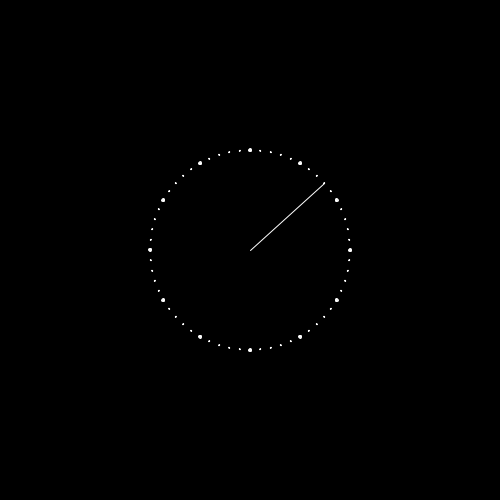
Frame 1 (no input)
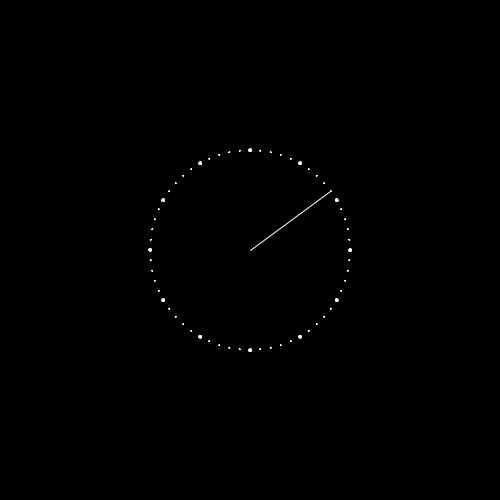
Frame 60 (the mouse pressed at the canvas centre just before this capture)
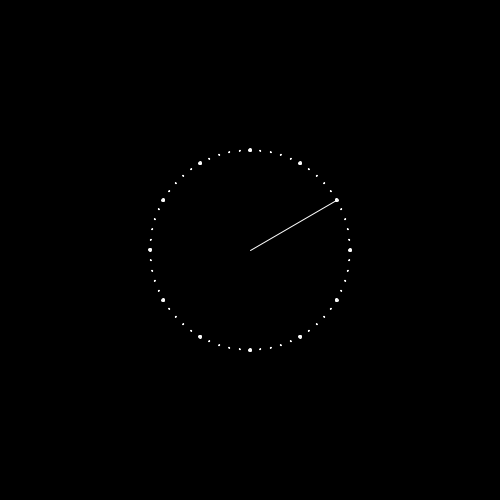
Frame 120 (the mouse held since frame 60 and released just before this capture)

The Processing sketch that drew these frames (run headless with seeded random() and noise(); from frame 60 on, the mouse is pressed at the canvas centre):

// Processing sketch: analog_clock
// ── analog_clock.pde
int clockRadius = 100;

int tickSize = 1;

int largeTickSize = 3;

 

void setup()

{

 size(500, 500);

 stroke(255);

}

 

void draw()

{

 background(0);

 float angle;

 float x;

 float y;

 

 // draw tick marks

 for (int i = 0; i < 60; i++)

 {

  angle = i/60.0 * 2 * PI; // angle to dot

  // center these on canvas

  x = cos(angle)*clockRadius + width/2;

  y = sin(angle)*clockRadius + height/2;

  if (i%5 == 0)

  {

   ellipse(x, y, largeTickSize, largeTickSize);

  } else {

   ellipse(x, y, tickSize, tickSize);

  }

 }

 

 // calculate and draw the second hand

 angle = second()/60.0*PI*2;

 x = cos(angle)*clockRadius + width/2;

 y = sin(angle)*clockRadius + height/2;

 line(width/2, height/2, x, y);

}
